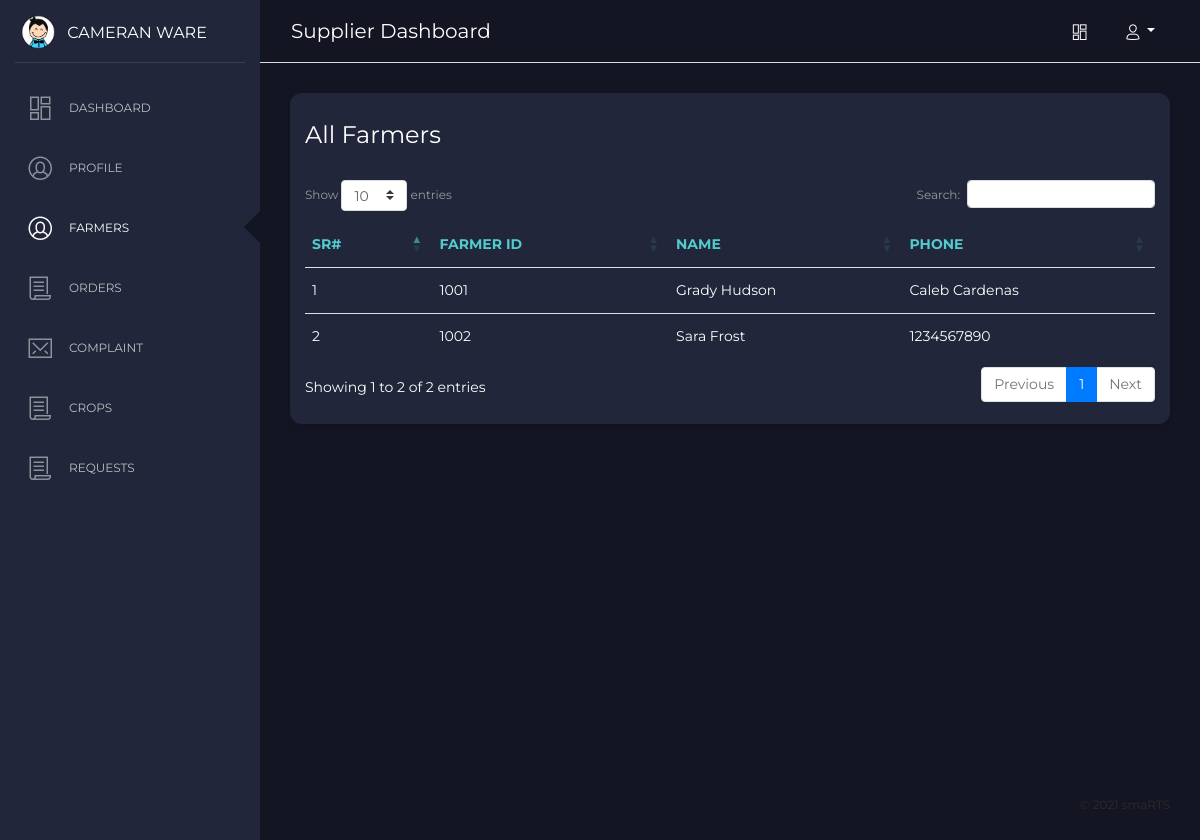
The app's page /supplier/index.php?page=farmers (signed in), older data.
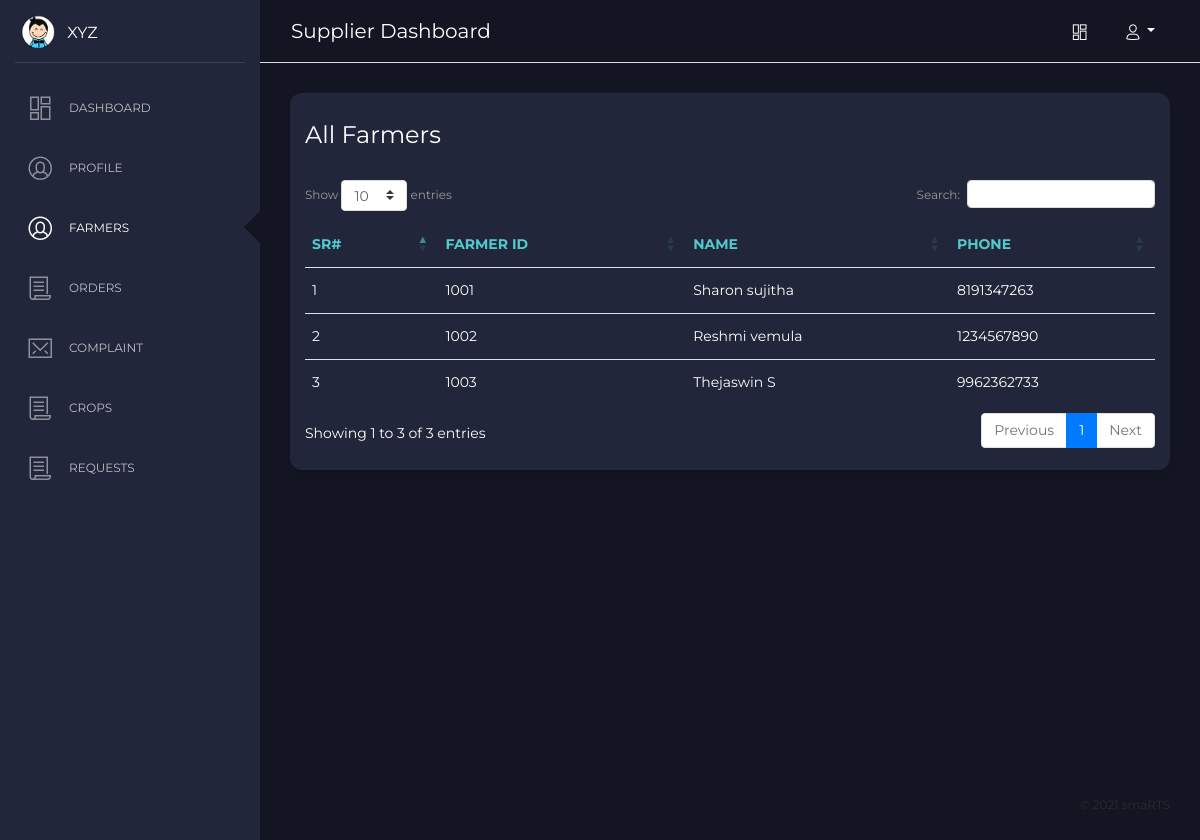
The same page, newer data.
### tables this page shows
CREATE TABLE `farmers` (
  `id` int(11) NOT NULL,
  `farmer_id` varchar(225) DEFAULT NULL,
  `name` varchar(225) DEFAULT NULL,
  `phone` varchar(225) DEFAULT NULL,
  `address` varchar(225) DEFAULT NULL,
  `password` varchar(225) DEFAULT NULL,
  `created_at` timestamp NOT NULL DEFAULT CURRENT_TIMESTAMP
);

### supplier/index.php (called while the page is built, shortened)
<?php
include 'include/header.php';
include 'include/side-nav.php';
include 'include/top-nav.php';
get_page();
include 'include/footer.php';
?>

### resources/functions.php (the view, shortened to what this page needs)
<?php
$site_title = "smaRTS";
function query($sql)
{
  global $connection;
  return mysqli_query($connection, $sql);
}
function fetch_array($result)
{
  return mysqli_fetch_array($result);
}
function get_page()
{
  if (isset($_GET['page'])) {
    $page = $_GET['page'];
    $filename = "pages/" . $page . ".php";
    if (file_exists($filename)) {
      include $filename;
    }
  } else {
    include("pages/dashboard.php");
  }
}
function get_active_class($page)
{
  $current = "";
  if (isset($_GET['page'])) {
    $current = $_GET['page'];
  }
  if ($page == $current) {
    echo " active ";
  }
  if ($page == "dashboard" && $current == "") {
    echo " active ";
  }
}
function get_farmers()
{
  $query = query("SELECT * FROM farmers");
  $sr = 1;
  while ($data = fetch_array($query)) {
    extract($data);
    $div = <<<DELIMETER
<tr>
  <td>{$sr}</td>
  <td>{$farmer_id}</td>
  <td>{$name}</td>
  <td>{$phone}</td>
</tr>
DELIMETER;
    echo $div;
    $sr++;
  }
}

### supplier/include/header.php (shortened to what this page needs)
<!DOCTYPE html>
<html lang="en" <?php if(!isset($_GET['page']) || $_GET['page'] == 'dashboard'){ echo 'class="perfect-scrollbar-on js-focus-visible nav-open" data-js-focus-visible';}?>>
<head>
  <link href="https://maxcdn.bootstrapcdn.com/font-awesome/latest/css/font-awesome.min.css" rel="stylesheet">
  <link rel="stylesheet" href="https://cdn.datatables.net/1.10.22/css/dataTables.bootstrap4.min.css">
  <link href="../assets/css/bootstrap.min.css" rel="stylesheet" />
  <link href="../assets/css/paper-dashboard.css?v=<?php echo rand(10,1000);?>" rel="stylesheet" />
  <link href="../assets/demo/demo.css?v=<?php echo rand(10,1000);?>" rel="stylesheet" />
</head>
<body class="">
  <div class="wrapper ">

### supplier/include/side-nav.php (shortened to what this page needs)
<div class="sidebar" data-color="white" data-active-color="danger">
  <div class="logo">
    <a href="index.php" class="simple-text logo-mini">
      <div class="logo-image-small">
        <img src="../assets/img/logo-small.png">
      </div>
    </a>
    <a href="index.php" class="simple-text logo-normal">
      <?php echo $_SESSION['supplier_name']; ?>
    </a>
  </div>
  <div class="sidebar-wrapper">
    <ul class="nav">
      <li class="<?php get_active_class('dashboard')?>">
        <a href="index.php?page=dashboard">
          <i class="nc-icon nc-layout-11"></i>
          <p>Dashboard</p>
        </a>
      </li>
      <li class="<?php get_active_class('profile')?>">
        <a href="index.php?page=profile">
          <i class="nc-icon nc-circle-10 text-warning"></i>
          <p>Profile</p>
        </a>
      </li>
      <li class="<?php get_active_class('farmers')?>">
        <a href="index.php?page=farmers">
          <i class="nc-icon nc-circle-10 text-primary"></i>
          <p>Farmers</p>
        </a>
      </li>
      <li class="<?php get_active_class('all_orders')?>">
        <a href="index.php?page=all_orders">
          <i class="nc-icon nc-paper text-warning"></i>
          <p>Orders</p>
        </a>
      </li>
      <li class="<?php get_active_class('complaint')?>">
        <a href="index.php?page=complaint">
          <i class="nc-icon nc-email-85 text-primary"></i>
          <p>Complaint</p>
        </a>
      </li>
      <li class="<?php get_active_class('crops')?>">
        <a href="index.php?page=crops">
          <i class="nc-icon nc-paper text-primary"></i>
          <p>Crops</p>
        </a>
      </li>
      <li class="<?php get_active_class('requests')?>">
        <a href="index.php?page=requests">
          <i class="nc-icon nc-paper text-primary"></i>
          <p>Requests</p>
        </a>
      </li>
    </ul>
  </div>
</div>

### supplier/include/top-nav.php (shortened to what this page needs)
<div class="main-panel">
  <nav class="navbar navbar-expand-lg navbar-absolute fixed-top navbar-transparent">
    <div class="container-fluid">
      <div class="navbar-wrapper">
        <a class="navbar-brand" href="index.php">Supplier Dashboard</a>
      </div>
      <div class="collapse navbar-collapse justify-content-end" id="navigation">
        <ul class="navbar-nav">
          <li class="nav-item">
            <a class="nav-link btn-magnify" href="index.php">
              <i class="nc-icon nc-layout-11"></i>
            </a>
          </li>
          <li class="nav-item btn-rotate dropdown">
            <a class="nav-link dropdown-toggle" href="#" id="navbarDropdownMenuLink" data-toggle="dropdown" aria-haspopup="true" aria-expanded="false">
              <i class="nc-icon nc-single-02"></i>
            </a>
          </li>
        </ul>
      </div>
    </div>
  </nav>

### supplier/pages/farmers.php
<div class="content">
  <div class="row">
    <div class="col-md-12">
      <div class="card">
        <div class="card-header">
          <h4 class="card-title"> All Farmers</h4>
        </div>
        <div class="card-body">
          <div class="table-responsive">
            <table class="table" id="DataTable">
              <thead class=" text-primary">
                <tr>
                  <th>Sr#</th>
                  <th>Farmer ID</th>
                  <th>Name</th>
                  <th>Phone</th>
                </tr>
              </thead>
              <tbody>
                <?php  get_farmers(); ?>
              </tbody>
            </table>
          </div>
        </div>
      </div>
    </div>
  </div>
</div>

### supplier/include/footer.php (shortened to what this page needs)
    <footer class="footer footer-black  footer-white ">
      <div class="container-fluid">
        <div class="row">
          <div class="credits ml-auto">
            <span class="copyright">
                 <?php echo $site_title; ?>
              </span>
            </div>
          </div>
        </div>
      </footer>
    </div>
  </div>
</body>
</html>

Row changes from the older to the newer data that the page shows:
changed farmers: name "Grady Hudson" → "Sharon sujitha"; phone "Caleb Cardenas" → "8191347263"
changed farmers: name "Sara Frost" → "Reshmi vemula"
added farmers: farmer "1003", name "Thejaswin S", phone "9962362733"
Text that changed along with them:
$_SESSION['supplier_name']: "CAMERAN WARE" → "XYZ"
text written by a page script: "Show entries Search: Showing 1 to 2 of 2 entries Previous 1 Next" → "Show entries Search: Showing 1 to 3 of 3 entries Previous 1 Next"
